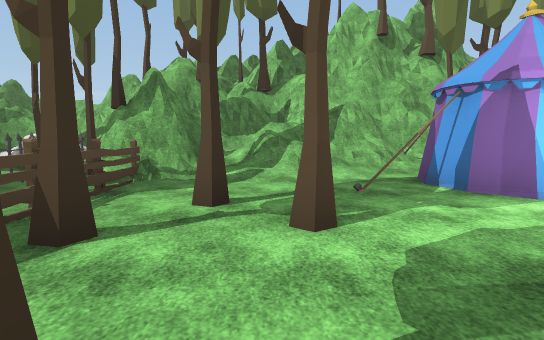
view 1 (above)

24 first-person views from a walk through a 3-D level made in the Unity game engine. The camera is 1.5 m above the floor, tilts 6° down and sees 85° across. The floor is counted in squares, 2 m on a side. Each view is taken from the middle of a square. On the plan, view 1 faces up. The plan holds only what a view shows up to about 10 squares ahead; the rest is blank. The place goes on beyond the plan. Some animated figures are not drawn. Some surface patterns are stand-ins.

view 2
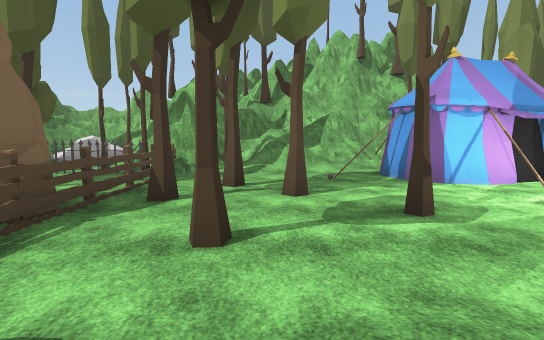

view 3
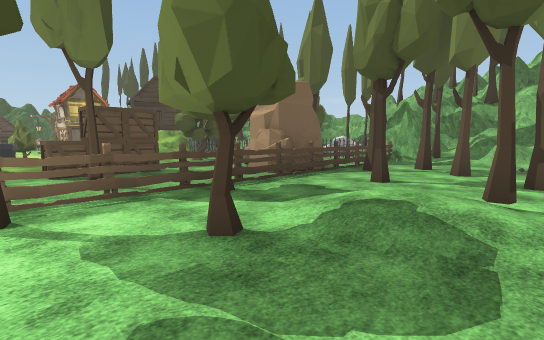

view 4
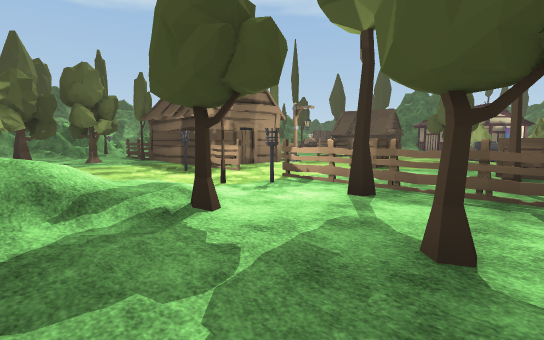

view 5
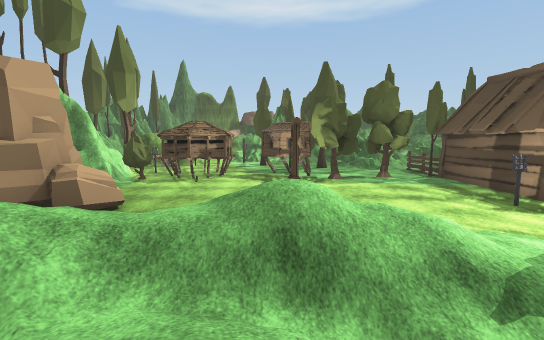

view 6
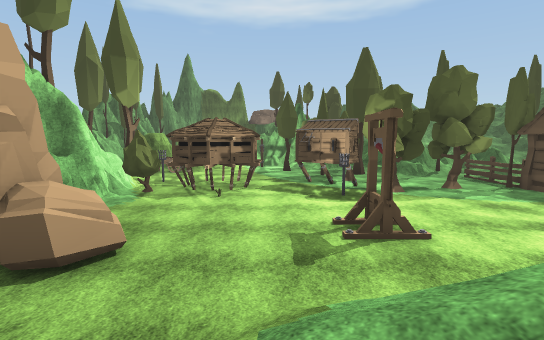

view 7
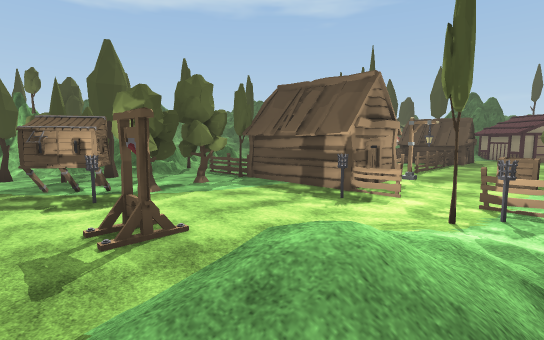

view 8
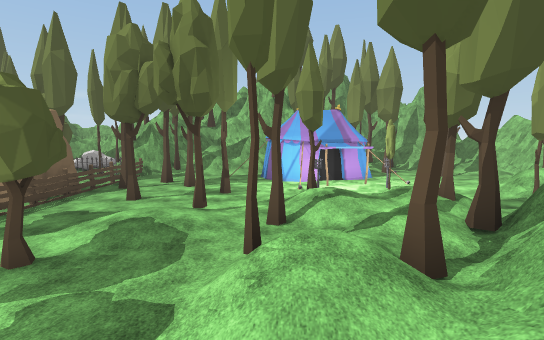

view 9
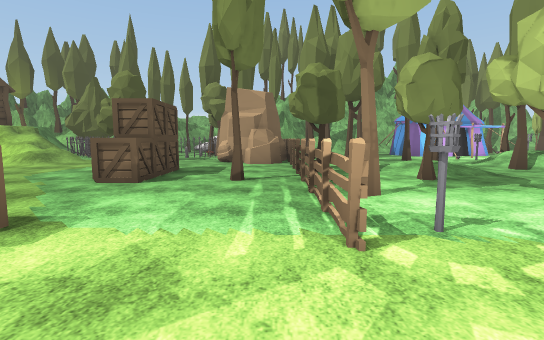

view 10
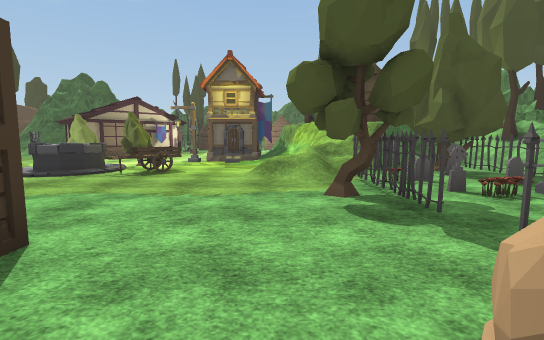

view 11
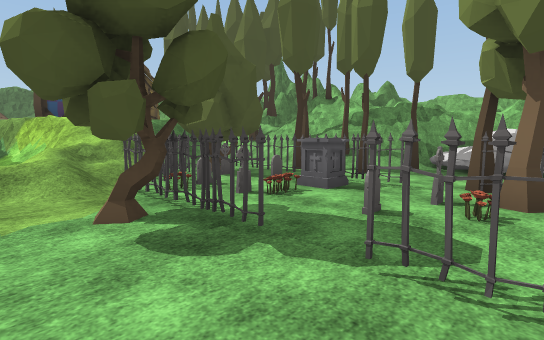

view 12
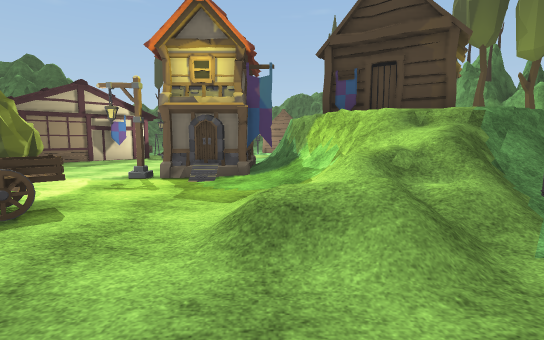

view 13
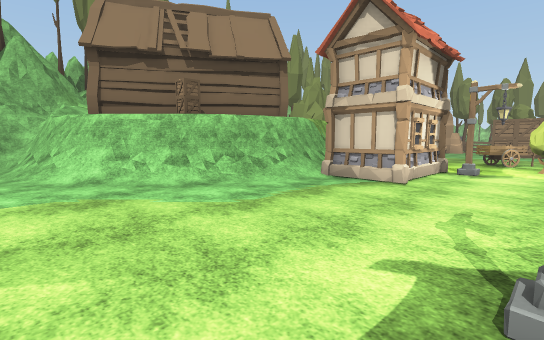

view 14
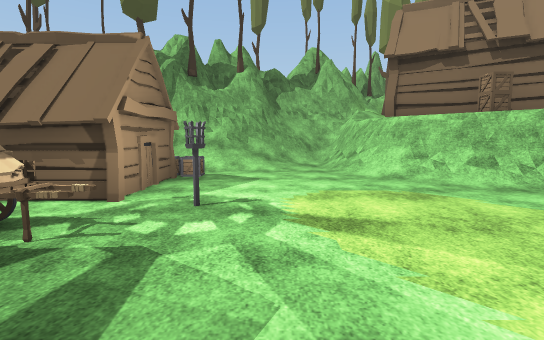

view 15
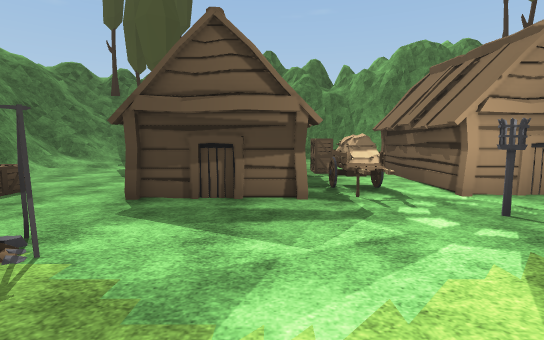

view 16
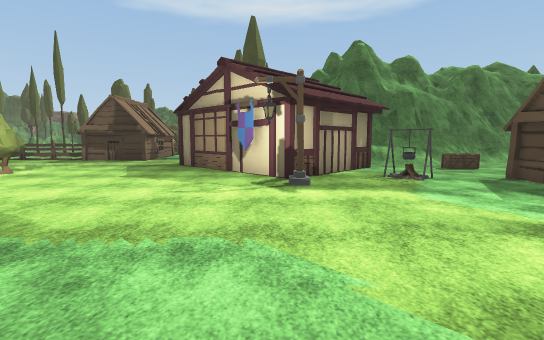

view 17
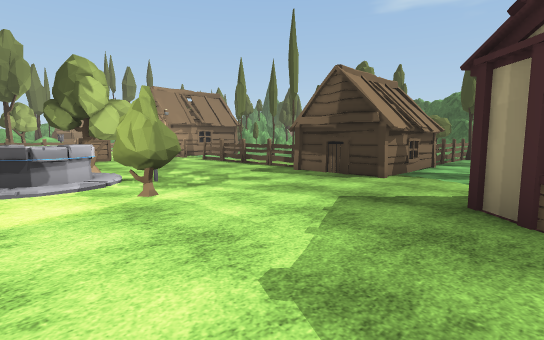

view 18
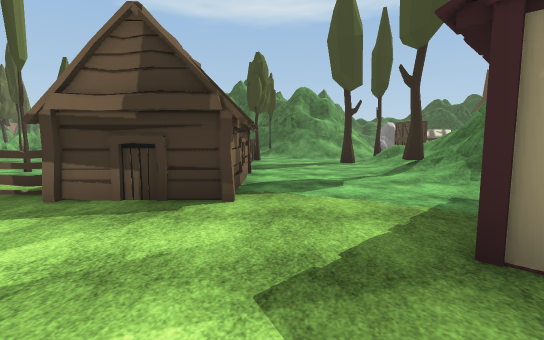

view 19
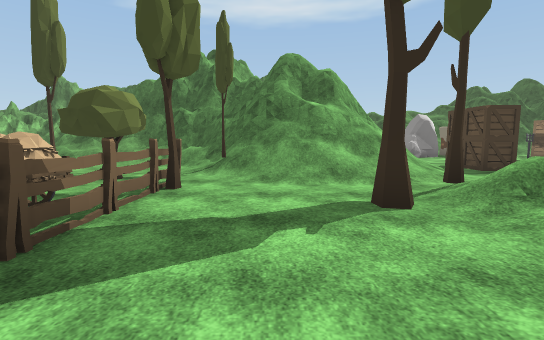

view 20
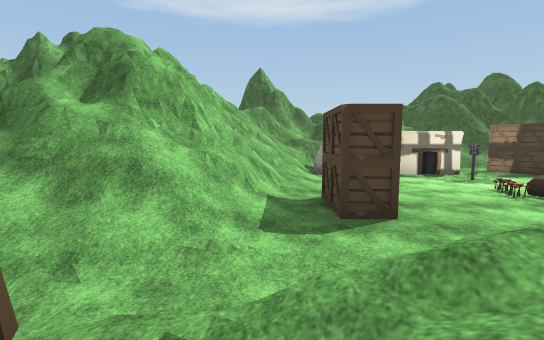

view 21
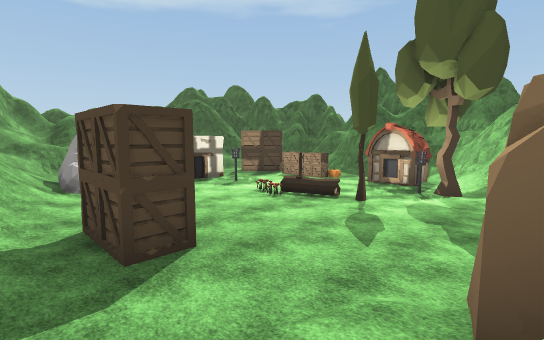

view 22
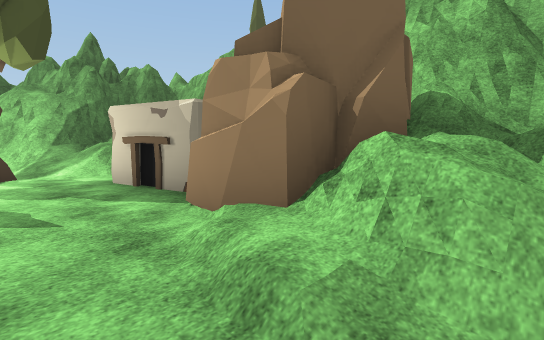

view 23
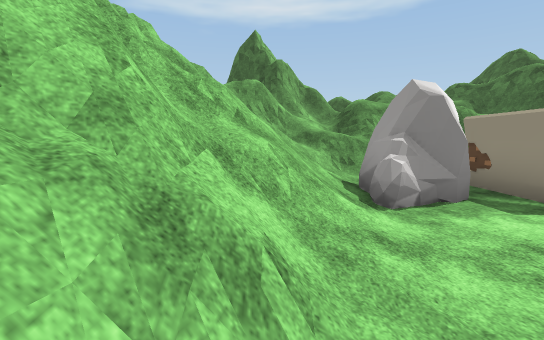

view 24
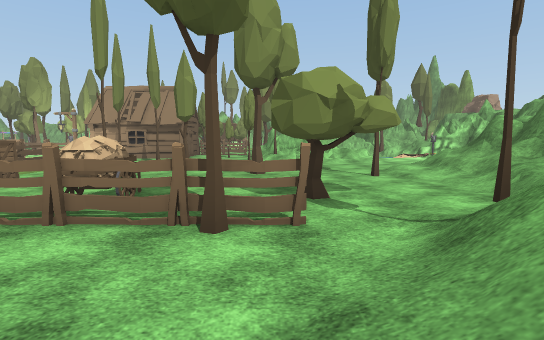

### Floor plan
Key: @ floor where view 1 was taken; # wall or solid block; x gap in a wall; . main floor; : floor 0.5 m higher than the main floor; + floor 0.75 m higher than the main floor; * floor 2 m higher than the main floor; % floor 2.5 m higher than the main floor; / step, stairs or slope; = window, fence, low wall or low ledge; ^ raised ledge; T tree; F fence; C crate; H hut; M tombstone; B banner; U house; A cart; P campfire; O other object.
Columns run from 29 left of view 1 to 7 right of it. Each row starts with its distance up from view 1.
  9                T   #######  ####
  8           ###  T* ####OOO####=###
  7          ##T    :+T=TT.OT# #===###
  6       ##=# H  =  ..T.T...###T////
  5     ####/= HHH%=  FFFFFTFTFT....#
  4      ////#H  HHH/#OMMO.MT..F...#####
  3      ///.=HHH%H %/OFMO.MOT.FTT...###.
  2      O.../=CCHB ///OFFF.FO#F.......T.
  1   H  H..../==#H==///OT...##T...T.. .
  0 # HHHH.....//#=B////......OFT@../T /
 -1 #  .OO.......UUU/..........F.//T////T
 -2 #.OCOO.......UUU.......C...FT///T///
 -3      H.........O..A....C...F.T/.T//T#
 -4      H....O......TOO...C.T.F...///T=#
 -5     ...P..#....../O/.......T.././/=
 -6  T.......###....T//T.......F.T/////
 -7 ://..C..## ##..........C...FT/////
 -8 =#///x/=#   #................. ///..
 -9 ########    ...........O...F.......^#
-10            /...HHFFFFF OOHHH....O...#
-11           #/...H  ..       ..........
-12          ##T...HH ...      .......O..
-13 ##     ###=//..F....TT   HHHT.T#..OOT
-14 #      O#///...F....      TFTT.OO.OO
-15 #      #O///T..FO...T     .F...O..OO#
-16 #//.O#OO#/T/...T....       T...T.....
-17 #//....//..///.T...T          T...
-18 /.T......./////.T....           T
-19 ##..T...C///=#T/..T.../
-20  #..O...C/=####//////./
-21  C..O....=######///////
-22  O......//###  ####=/
-23   ......//##=     ##
-24  CC.O#.O/#==
-25   C OOOO/#==
-26        //
-27        =//=
-28     # ==/==
-29  ##// /==#
-30   #/   =##

Positions as (right, up) in squares from view 1, and headings:
1: (0, 0), facing up
2: (0, -2), facing up
3: (2, -5), facing up-left
4: (2, -3), facing down-left
5: (3, -4), facing down
6: (4, -6), facing down
7: (4, -6), facing down-left
8: (3, -7), facing up
9: (-3, -9), facing up
10: (-4, 0), facing left
11: (-5, 0), facing up-left
12: (-8, 0), facing left
13: (-21, -4), facing up-right
14: (-22, -4), facing up
15: (-20, -3), facing left
16: (-19, 1), facing down
17: (-17, -4), facing down-right
18: (-15, -6), facing down
19: (-16, -12), facing down
20: (-20, -15), facing down
21: (-20, -16), facing down-left
22: (-20, -18), facing up-left
23: (-20, -20), facing down
24: (-17, -17), facing right
